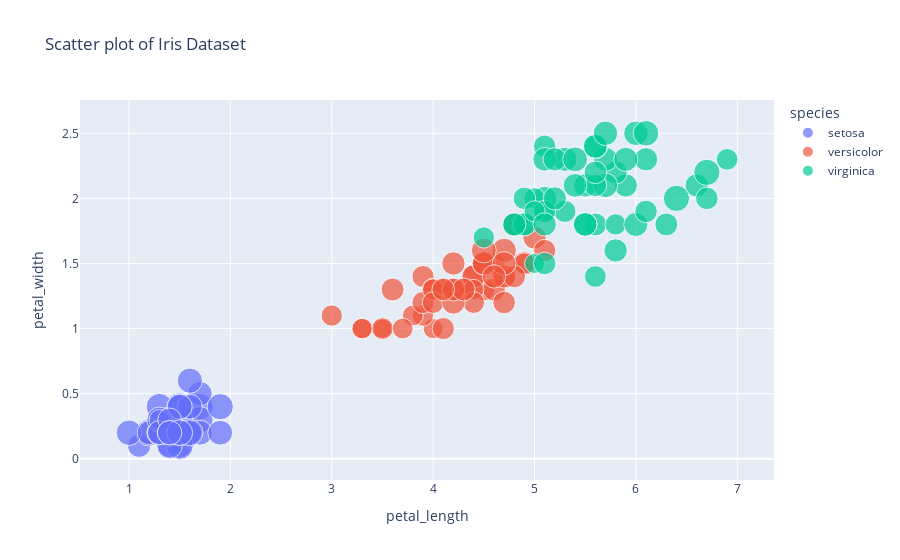

Source (notebook cell):
### Code cell
fig = px.scatter(iris,x='petal_length',y='petal_width',color='species',size='sepal_width',hover_data=['sepal_length'],title='Scatter plot of Iris Dataset')

fig.show()

### Figure 1 — Plotly figure (JSON) as saved in the notebook; plotly's stock layout.template omitted (floating-point values rounded to 4 significant figures)
{"data": [{"customdata": [[5.1], [4.9], [4.7], [4.6], [5], [5.4], [4.6], [5], [4.4], [4.9], [5.4], [4.8], [4.8], [4.3], [5.8], [5.7], [5.4], [5.1], [5.7], [5.1], [5.4], [5.1], [4.6], [5.1], [4.8], [5], [5], [5.2], [5.2], [4.7], [4.8], [5.4], [5.2], [5.5], [4.9], [5], [5.5], [4.9], [4.4], [5.1], [5], [4.5], [4.4], [5], [5.1], [4.8], [5.1], [4.6], [5.3], [5]], "hovertemplate": "species=setosa<br>petal_length=%{x}<br>petal_width=%{y}<br>sepal_width=%{marker.size}<br>sepal_length=%{customdata[0]}<extra></extra>", "legendgroup": "setosa", "marker": {"color": "#636efa", "size": [3.5, 3, 3.2, 3.1, 3.6, 3.9, 3.4, 3.4, 2.9, 3.1, 3.7, 3.4, 3, 3, 4, 4.4, 3.9, 3.5, 3.8, 3.8, 3.4, 3.7, 3.6, 3.3, 3.4, 3, 3.4, 3.5, 3.4, 3.2, 3.1, 3.4, 4.1, 4.2, 3.1, 3.2, 3.5, 3.6, 3, 3.4, 3.5, 2.3, 3.2, 3.5, 3.8, 3, 3.8, 3.2, 3.7, 3.3], "sizemode": "area", "sizeref": 0.011, "symbol": "circle"}, "mode": "markers", "name": "setosa", "orientation": "v", "showlegend": true, "type": "scatter", "x": [1.4, 1.4, 1.3, 1.5, 1.4, 1.7, 1.4, 1.5, 1.4, 1.5, 1.5, 1.6, 1.4, 1.1, 1.2, 1.5, 1.3, 1.4, 1.7, 1.5, 1.7, 1.5, 1, 1.7, 1.9, 1.6, 1.6, 1.5, 1.4, 1.6, 1.6, 1.5, 1.5, 1.4, 1.5, 1.2, 1.3, 1.4, 1.3, 1.5, 1.3, 1.3, 1.3, 1.6, 1.9, 1.4, 1.6, 1.4, 1.5, 1.4], "xaxis": "x", "y": [0.2, 0.2, 0.2, 0.2, 0.2, 0.4, 0.3, 0.2, 0.2, 0.1, 0.2, 0.2, 0.1, 0.1, 0.2, 0.4, 0.4, 0.3, 0.3, 0.3, 0.2, 0.4, 0.2, 0.5, 0.2, 0.2, 0.4, 0.2, 0.2, 0.2, 0.2, 0.4, 0.1, 0.2, 0.2, 0.2, 0.2, 0.1, 0.2, 0.2, 0.3, 0.3, 0.2, 0.6, 0.4, 0.3, 0.2, 0.2, 0.2, 0.2], "yaxis": "y"}, {"customdata": [[7], [6.4], [6.9], [5.5], [6.5], [5.7], [6.3], [4.9], [6.6], [5.2], [5], [5.9], [6], [6.1], [5.6], [6.7], [5.6], [5.8], [6.2], [5.6], [5.9], [6.1], [6.3], [6.1], [6.4], [6.6], [6.8], [6.7], [6], [5.7], [5.5], [5.5], [5.8], [6], [5.4], [6], [6.7], [6.3], [5.6], [5.5], [5.5], [6.1], [5.8], [5], [5.6], [5.7], [5.7], [6.2], [5.1], [5.7]], "hovertemplate": "species=versicolor<br>petal_length=%{x}<br>petal_width=%{y}<br>sepal_width=%{marker.size}<br>sepal_length=%{customdata[0]}<extra></extra>", "legendgroup": "versicolor", "marker": {"color": "#EF553B", "size": [3.2, 3.2, 3.1, 2.3, 2.8, 2.8, 3.3, 2.4, 2.9, 2.7, 2, 3, 2.2, 2.9, 2.9, 3.1, 3, 2.7, 2.2, 2.5, 3.2, 2.8, 2.5, 2.8, 2.9, 3, 2.8, 3, 2.9, 2.6, 2.4, 2.4, 2.7, 2.7, 3, 3.4, 3.1, 2.3, 3, 2.5, 2.6, 3, 2.6, 2.3, 2.7, 3, 2.9, 2.9, 2.5, 2.8], "sizemode": "area", "sizeref": 0.011, "symbol": "circle"}, "mode": "markers", "name": "versicolor", "orientation": "v", "showlegend": true, "type": "scatter", "x": [4.7, 4.5, 4.9, 4, 4.6, 4.5, 4.7, 3.3, 4.6, 3.9, 3.5, 4.2, 4, 4.7, 3.6, 4.4, 4.5, 4.1, 4.5, 3.9, 4.8, 4, 4.9, 4.7, 4.3, 4.4, 4.8, 5, 4.5, 3.5, 3.8, 3.7, 3.9, 5.1, 4.5, 4.5, 4.7, 4.4, 4.1, 4, 4.4, 4.6, 4, 3.3, 4.2, 4.2, 4.2, 4.3, 3, 4.1], "xaxis": "x", "y": [1.4, 1.5, 1.5, 1.3, 1.5, 1.3, 1.6, 1, 1.3, 1.4, 1, 1.5, 1, 1.4, 1.3, 1.4, 1.5, 1, 1.5, 1.1, 1.8, 1.3, 1.5, 1.2, 1.3, 1.4, 1.4, 1.7, 1.5, 1, 1.1, 1, 1.2, 1.6, 1.5, 1.6, 1.5, 1.3, 1.3, 1.3, 1.2, 1.4, 1.2, 1, 1.3, 1.2, 1.3, 1.3, 1.1, 1.3], "yaxis": "y"}, {"customdata": [[6.3], [5.8], [7.1], [6.3], [6.5], [7.6], [4.9], [7.3], [6.7], [7.2], [6.5], [6.4], [6.8], [5.7], [5.8], [6.4], [6.5], [7.7], [7.7], [6], [6.9], [5.6], [7.7], [6.3], [6.7], [7.2], [6.2], [6.1], [6.4], [7.2], [7.4], [7.9], [6.4], [6.3], [6.1], [7.7], [6.3], [6.4], [6], [6.9], [6.7], [6.9], [5.8], [6.8], [6.7], [6.7], [6.3], [6.5], [6.2], [5.9]], "hovertemplate": "species=virginica<br>petal_length=%{x}<br>petal_width=%{y}<br>sepal_width=%{marker.size}<br>sepal_length=%{customdata[0]}<extra></extra>", "legendgroup": "virginica", "marker": {"color": "#00cc96", "size": [3.3, 2.7, 3, 2.9, 3, 3, 2.5, 2.9, 2.5, 3.6, 3.2, 2.7, 3, 2.5, 2.8, 3.2, 3, 3.8, 2.6, 2.2, 3.2, 2.8, 2.8, 2.7, 3.3, 3.2, 2.8, 3, 2.8, 3, 2.8, 3.8, 2.8, 2.8, 2.6, 3, 3.4, 3.1, 3, 3.1, 3.1, 3.1, 2.7, 3.2, 3.3, 3, 2.5, 3, 3.4, 3], "sizemode": "area", "sizeref": 0.011, "symbol": "circle"}, "mode": "markers", "name": "virginica", "orientation": "v", "showlegend": true, "type": "scatter", "x": [6, 5.1, 5.9, 5.6, 5.8, 6.6, 4.5, 6.3, 5.8, 6.1, 5.1, 5.3, 5.5, 5, 5.1, 5.3, 5.5, 6.7, 6.9, 5, 5.7, 4.9, 6.7, 4.9, 5.7, 6, 4.8, 4.9, 5.6, 5.8, 6.1, 6.4, 5.6, 5.1, 5.6, 6.1, 5.6, 5.5, 4.8, 5.4, 5.6, 5.1, 5.1, 5.9, 5.7, 5.2, 5, 5.2, 5.4, 5.1], "xaxis": "x", "y": [2.5, 1.9, 2.1, 1.8, 2.2, 2.1, 1.7, 1.8, 1.8, 2.5, 2, 1.9, 2.1, 2, 2.4, 2.3, 1.8, 2.2, 2.3, 1.5, 2.3, 2, 2, 1.8, 2.1, 1.8, 1.8, 1.8, 2.1, 1.6, 1.9, 2, 2.2, 1.5, 1.4, 2.3, 2.4, 1.8, 1.8, 2.1, 2.4, 2.3, 1.9, 2.3, 2.5, 2.3, 1.9, 2, 2.3, 1.8], "yaxis": "y"}], "layout": {"legend": {"itemsizing": "constant", "title": {"text": "species"}, "tracegroupgap": 0}, "title": {"text": "Scatter plot of Iris Dataset"}, "xaxis": {"anchor": "y", "domain": [0, 1], "title": {"text": "petal_length"}}, "yaxis": {"anchor": "x", "domain": [0, 1], "title": {"text": "petal_width"}}}}
